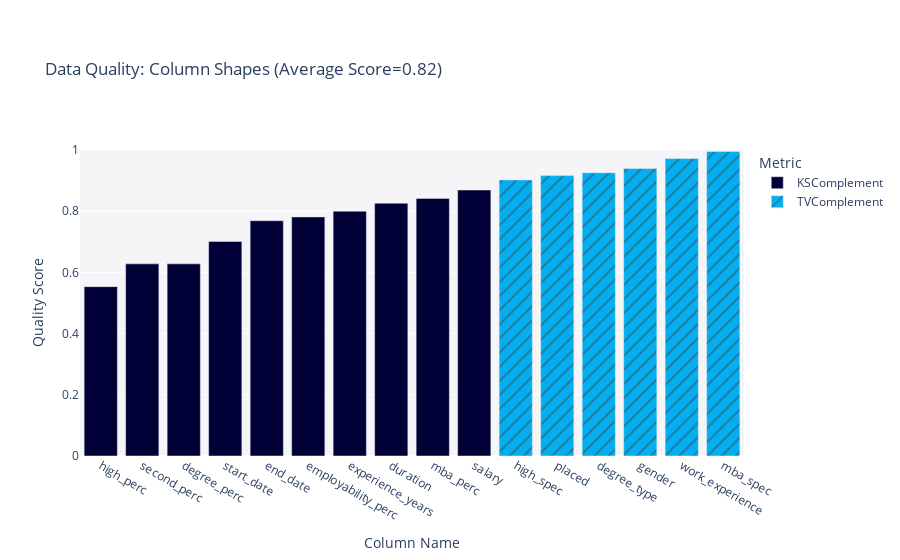

Notebook source saved alongside this figure:
### Code cell
report.get_visualization('Column Shapes')

### Figure 1 — Plotly figure (JSON) as saved in the notebook; plotly's stock layout.template omitted (floating-point values rounded to 4 significant figures)
{"data": [{"alignmentgroup": "True", "customdata": [["KSComplement"], ["KSComplement"], ["KSComplement"], ["KSComplement"], ["KSComplement"], ["KSComplement"], ["KSComplement"], ["KSComplement"], ["KSComplement"], ["KSComplement"]], "hovertemplate": "<b>%{hovertext}</b><br><br>Metric=%{customdata[0]}<br>Quality Score=%{y}<extra></extra>", "hovertext": ["second_perc", "high_perc", "degree_perc", "experience_years", "employability_perc", "mba_perc", "salary", "start_date", "end_date", "duration"], "legendgroup": "KSComplement", "marker": {"color": "#000036", "pattern": {"shape": ""}}, "name": "KSComplement", "offsetgroup": "KSComplement", "orientation": "v", "showlegend": true, "textposition": "auto", "type": "bar", "x": ["second_perc", "high_perc", "degree_perc", "experience_years", "employability_perc", "mba_perc", "salary", "start_date", "end_date", "duration"], "xaxis": "x", "y": [0.6279, 0.5535, 0.6279, 0.8, 0.7814, 0.8419, 0.8692, 0.7011, 0.7689, 0.8261], "yaxis": "y"}, {"alignmentgroup": "True", "customdata": [["TVComplement"], ["TVComplement"], ["TVComplement"], ["TVComplement"], ["TVComplement"], ["TVComplement"]], "hovertemplate": "<b>%{hovertext}</b><br><br>Metric=%{customdata[0]}<br>Quality Score=%{y}<extra></extra>", "hovertext": ["gender", "high_spec", "degree_type", "work_experience", "mba_spec", "placed"], "legendgroup": "TVComplement", "marker": {"color": "#03AFF1", "pattern": {"shape": "/"}}, "name": "TVComplement", "offsetgroup": "TVComplement", "orientation": "v", "showlegend": true, "textposition": "auto", "type": "bar", "x": ["gender", "high_spec", "degree_type", "work_experience", "mba_spec", "placed"], "xaxis": "x", "y": [0.9395, 0.9023, 0.9256, 0.9721, 0.9953, 0.9163], "yaxis": "y"}], "layout": {"barmode": "relative", "legend": {"title": {"text": "Metric"}, "tracegroupgap": 0}, "margin": {"t": 150}, "plot_bgcolor": "#F5F5F8", "title": {"text": "Data Quality: Column Shapes (Average Score=0.82)"}, "xaxis": {"anchor": "y", "categoryorder": "total ascending", "domain": [0, 1], "title": {"text": "Column Name"}}, "yaxis": {"anchor": "x", "domain": [0, 1], "range": [0, 1], "title": {"text": "Quality Score"}}}}
